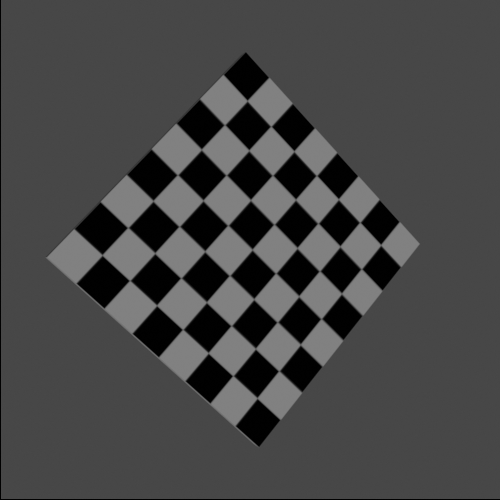
#> input picture calibration/lens_dist_calib/ang_0.png, 500 x 500 px; its folder holds 4 pictures in this run
$ python find_2cam_project.py
#> lines starting #> are read from the running program, lines starting #| are printed output that depends on the picture
"""
... not really usefull but did not deleted as I can't remember what's in it
"""
import numpy as np
import cv2
import glob
import math

criteria = (cv2.TERM_CRITERIA_EPS + cv2.TERM_CRITERIA_MAX_ITER, 1000, 1.e-8)


def make_points_data(images, criteria):
    # prepare object points, like (0,0,0), (1,0,0), (2,0,0) ....,(6,5,0)
#> called with criteria = (3, 1000, 1e-08)
    objp = np.zeros((7 * 9, 3), np.float32)
    objp[:, :2] = np.mgrid[0:7, 0:9].T.reshape(-1, 2)

    # Arrays to store object points and image points from all the images.
    objpoints = []  # 3d point in real world space
    imgpoints = []  # 2d points in image plane.
    for fname in images:
        img = cv2.imread(fname)
#> img is the input picture: shape (500, 500, 3); min 0, max 129, mean 69.7
        gray = cv2.cvtColor(img,cv2.COLOR_BGR2GRAY)

        # Find the chess board corners
        ret, corners = cv2.findChessboardCorners(gray, (7,9),None)
#> ret = False; corners = None

        # If found, add object points, image points (after refining them)
        if ret == True:
            objpoints.append(objp)

            corners2 = cv2.cornerSubPix(gray,corners,(11,11),(-1,-1),criteria)
            imgpoints.append(corners2)

            # Draw and display the corners
            img = cv2.drawChessboardCorners(img, (7,9), corners2,ret)
            cv2.imshow('img',img)
            cv2.waitKey(500)
    return objpoints, imgpoints, gray

images = glob.glob('../lens_dist_calib/*.png')
objpoints1, imgpoints1, gray1 = make_points_data(images, criteria)
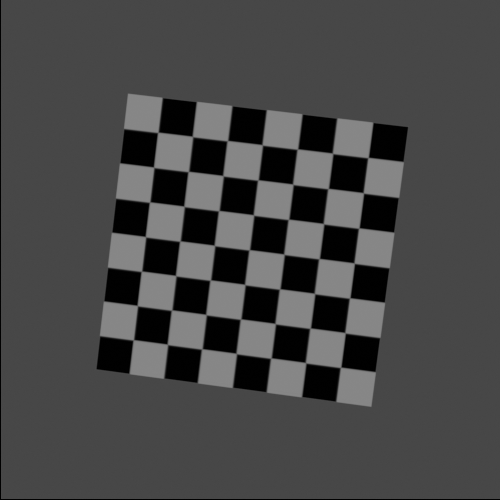
#> gray1: shape (500, 500); min 0, max 135, mean 70.5
#> (the run stopped early here; a loop or call above may not have finished)
